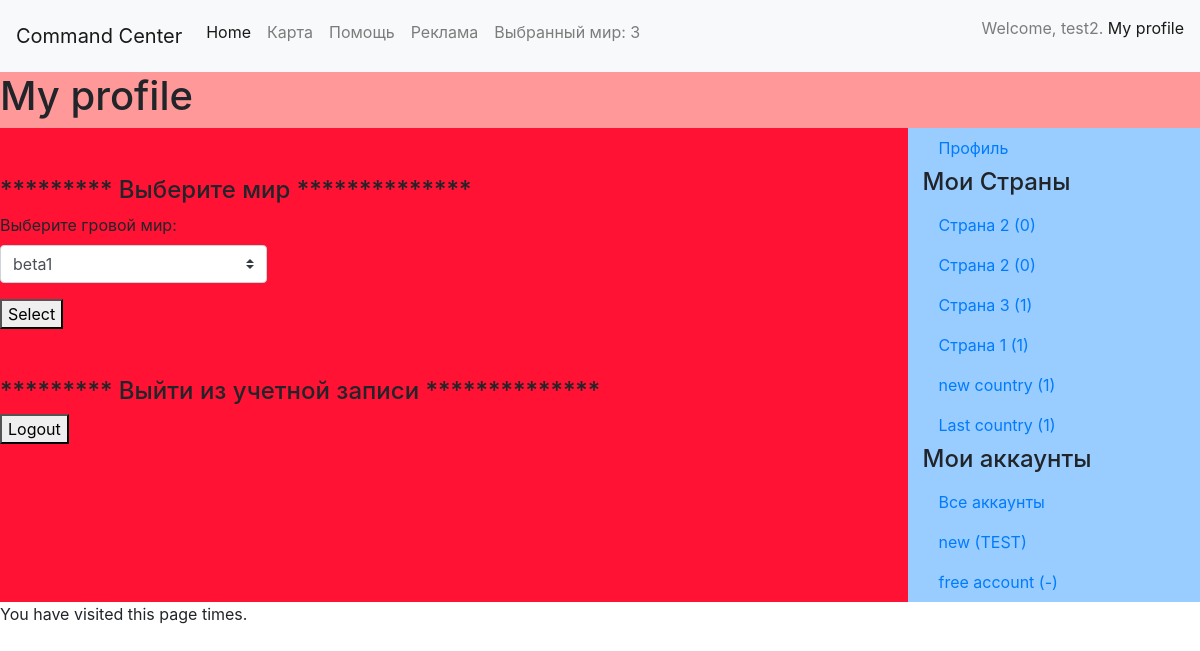
Page /profile/ (signed in) on the committed database.
### structure/models.py (models this page shows, shortened)
class Country(models.Model):
    country_name = models.CharField(max_length=50)
    world = models.ForeignKey(World_version, on_delete=models.CASCADE)
    customer = models.ForeignKey(User, on_delete=models.CASCADE, default=1)

class Customer_Account(models.Model):
    account_name = models.CharField(max_length=50)
    world = models.ForeignKey(World_version, on_delete=models.CASCADE)
    customer = models.ForeignKey(User, on_delete=models.CASCADE, default=1)
    clan = models.ForeignKey(Clan, on_delete=models.SET_NULL,null=True, blank=True)

class Clan(models.Model):
    clan_name = models.CharField(max_length=50)
    country = models.OneToOneField(Country, on_delete=models.CASCADE)

### customer/views.py (the view)
# urls.py: url(r'^profile/$', views.profile_view, name='profile'),
@login_required(login_url="/customer/login/")
def profile_view(request):
    args = {}
    args['accounts'] = list_of_accounts(request)
    args['countries'] = list_of_countries(request)
    args['world_list'] = World_version.objects.all()
    args['selected_world'] = request.session.get('selected_world_num', 0)
    return render(request, 'profile/profile.html', args)

### customer/views.py (called while the page is built)
def list_of_accounts(request):
    accounts = []
    settings = User_settings.objects.get(customer=request.user)
    list_of_accounts = Customer_Account.objects.filter(customer=request.user.id).filter(world = settings.selected_world.id)
    for item in list_of_accounts:
        account_id = item.pk
        account_name = item.account_name
        world_version = item.world.name
        clan_name = "-"
        country_name = "-"
        if item.clan is not None:
            clan = Clan.objects.get(id__contains=item.clan.pk)
            clan_name = clan.clan_name
            country = Country.objects.get(id__contains=clan.country_id)
            country_name = country.country_name
        acc = MyAccounts(account_id, account_name, world_version, clan_name, country_name)
        accounts.append(acc)
    return accounts

def list_of_countries(request):
    countries = []
    countries_list = Country.objects.filter(customer_id=request.user.id)
    for item in countries_list:
        num_of_acc = 0
        clan_list = Clan.objects.filter(country_id=item.id)
        for clan_item in clan_list:
            acc = Customer_Account.objects.filter(clan_id=clan_item.id)
            num_of_acc = num_of_acc + acc.count()
        my_country = MyCountry(item.country_name, num_of_acc, item.id)
        countries.append(my_country)
    return countries

### customer/templates/profile/profile.html (shortened to what this page needs)
{% extends "base.html" %}
{% load static %}
{% block content %}
    <div id="container">
        <div class="row">
            <div class="col-md-12" style="background-color: #ff9999">
                <h1> My profile</h1>
            </div>
            <div class="col-md-9" style="background-color: #ff1234">
                {% if user.is_authenticated %}
                     <br><br>
                     <h4> ********* Выберите мир  **************</h4>
                     <form class="logout-link" action="/customer/select-world/" method="post">
                         <div class="input-group" >
                            <div class="form-group">
                                <label>Выберите гровой мир:</label>
                                <select class="custom-select"  name="world_number">
                                     {% for item in world_list %}
                                         <option value={{ item.name }} >{{ item.name }}</option>
                                     {% endfor %}
                                </select>
                            </div>
                        </div>
                         <button type="submit">Select</button>
                    </form>
                    <br><br>
                    <h4> ********* Выйти из учетной записи  **************</h4>
                    <form class="logout-link" action="/customer/logout/" method="post">
                        <button type="submit">Logout</button>
                    </form>
                {% endif %}
            </div>
            <div class="col-md-3" style="background-color: #99CCFF">
                {% include "profile/../include/profile_nav_bar.html" %}
            </div>
        </div>
    </div>
{% endblock %}

### templates/includes/header.html (shortened to what this page needs)
<nav class="navbar navbar-expand-lg navbar-light bg-light">
    <a class="navbar-brand" href="#">Command Center</a>
    <div class="collapse navbar-collapse" id="navbarSupportedContent">
        <ul class="navbar-nav mr-auto">
            <li class="nav-item active">
                <a class="nav-link" href="#">Home <span class="sr-only">(current)</span></a>
            </li>
            <li class="nav-item">
                <a class="nav-link" href="{% url 'global' %}">Карта</a>
            </li>
            <li class="nav-item">
                <a class="nav-link" href="#">Помощь</a>
            </li>
            <li class="nav-item">
                <a class="nav-link" href="#">Реклама</a>
            </li>
            <li class="nav-item">
                {% if selected_world != none %}
                    <label class="nav-link"> Выбранный мир: {{ selected_world }} </label>
                {% endif %}
            </li>
        </ul>
    <span class="navbar-text">
        {% if user.is_authenticated %}
            <ul>Welcome, {{ user.username }}.  <a href="{% url 'profile' %}">My profile</a>            </ul>
        {% else %}
            <ul>Welcome, new user.  <a href="{% url 'login' %}">Please Log in</a></ul>
        {% endif %}
    </span>
  </div>
</nav>

### customer/templates/include/profile_nav_bar.html
<a class="nav-link" href="{% url 'profile' %}">Профиль</a>
<h4> Мои Страны</h4>
{% for item in countries %}
    <a class="nav-link" href="/country/get/{{item.country_id}}">
           {{ item.country_name }} ({{ item.num_of_accounts }})
    </a>
{% endfor %}
<h4> Мои аккаунты</h4>
<a class="nav-link" href="{% url 'my_account' %}">Все аккаунты</a>
{% for item in accounts %}
    <a class="nav-link" href="/account/get/{{item.account_id}}">
           {{ item.account_name }} ({{ item.clan }})
    </a>
{% endfor %}

### rows in the picture
Country: country_name "Страна 2"
Country: country_name "Страна 2"
Country: country_name "Страна 3"
Country: country_name "Страна 1"
Country: country_name "new country"
Country: country_name "Last country"
Customer_Account: account_name "new"
Clan: clan "TEST"
Customer_Account: account_name "free account"

### other values in the picture
{{ selected_world }} "3"
{{ user.username }} "test2"
{{ item.num_of_accounts }} "0" "0" "1" "1" "1" "1"
{{ item.clan }} "-"
form field world_number "beta1"
